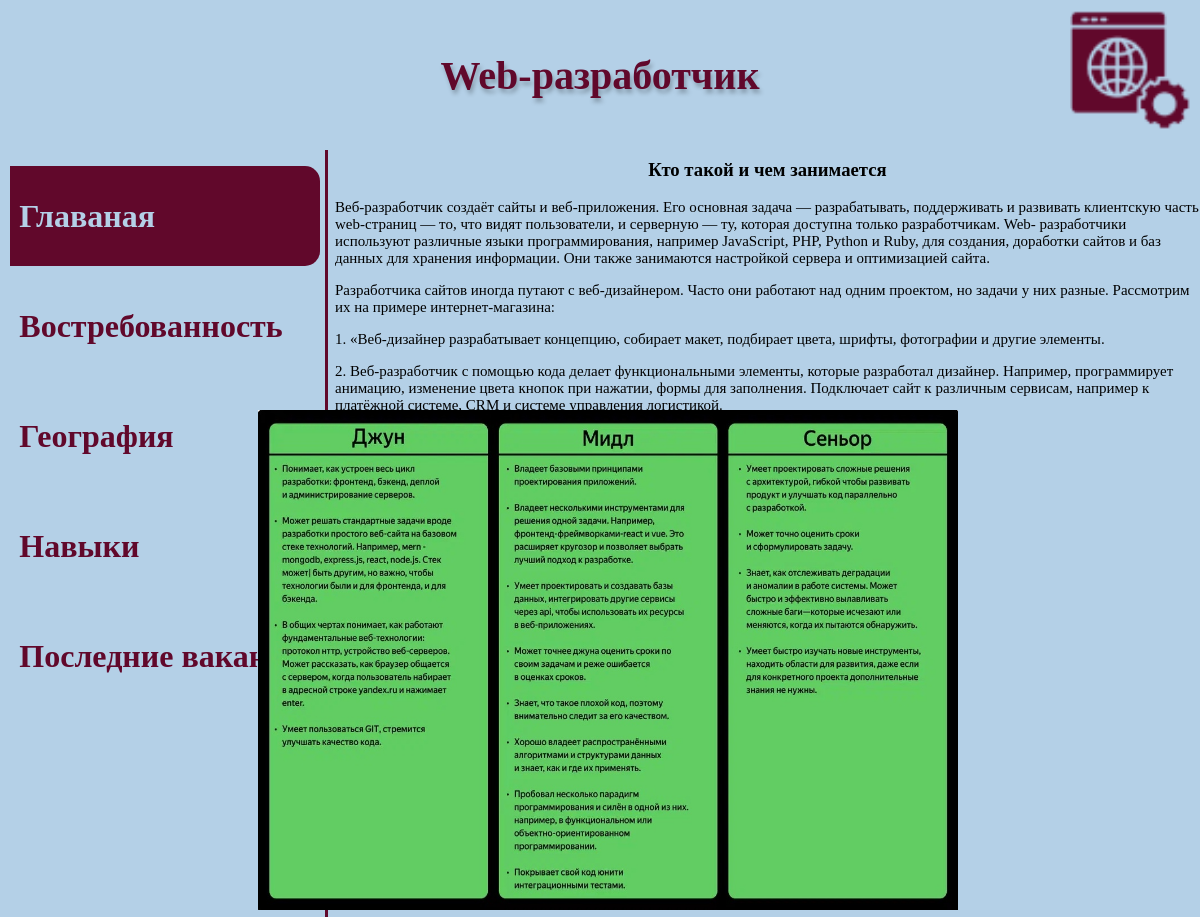
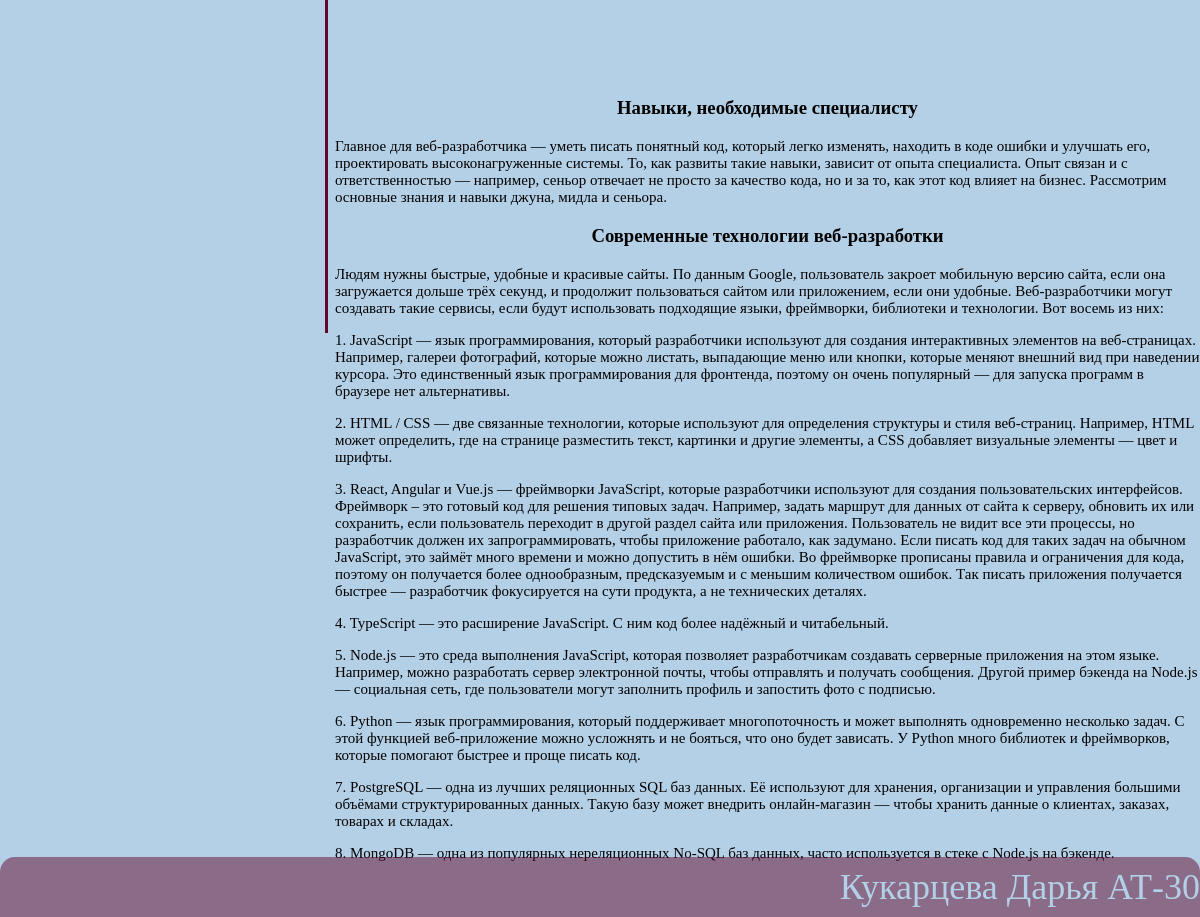
The page / on the database its author committed (2 pictures, top to bottom).
### web/models.py (models this page shows)
class Navigation(models.Model):
    role_name = models.TextField(blank=False, verbose_name='Роль', max_length=25)
    business_logo = models.ImageField(upload_to='images_secret/%Y/%m/%d', blank=False, verbose_name='Логотип компании')
    first_item = models.TextField(blank=False, verbose_name='Первый элемент', max_length=25)
    second_item = models.TextField(blank=False, verbose_name='Второй элемент', max_length=25)
    third_item = models.TextField(blank=False, verbose_name='Третий элемент', max_length=25)
    fourth_item = models.TextField(blank=False, verbose_name='Четвертый элемент', max_length=25)
    fifth_item = models.TextField(blank=False, verbose_name='Пятый элемент', max_length=25)
    creator = models.TextField(blank=False, verbose_name='Создатель', max_length=50)
    class Meta:
        db_table = 'navigation'

class MainPage(models.Model):
    role_description = models.TextField(blank=True, verbose_name='Описание роли')
    role_photo = models.ImageField(upload_to='images_secret/%Y/%m/%d', blank=False, verbose_name='Фотография роли')
    class Meta:
        db_table = 'main_page'

### web/views.py (the view)
# urls.py: path('', home_page, name='main'),
def home_page(request):
    page_renderer = PageRenderer(request)
    return page_renderer.render_home_page()

### web/views.py (called while the page is built)
    def render_page(self, template_name):
        return render(self.request, template_name, self.context)

    def render_home_page(self):
        self.context['context'] = MainPage.objects.all()
        return self.render_page('HomePage.html')

### templates/HomePage.html (shortened to what this page needs)
{% load static %}
<!DOCTYPE html>
<html lang="ru">
<head>
    <link rel="stylesheet" href="{% static "css/styles.css" %}">
</head>
<body>
<header>
    <div class="name">
        {% for nav in navigation %}
            <p style="margin-top: 50px">Web-разработчик</p>
            <img class="logo" src="{% static 'images/logotip.png' %}">
            </div>
            </header>
            <main>
            <div class="body" style="height: 1700px;">
            <div class="navigation">
                <nav>
                    <ul>
                        <li>
                            <div style="border-radius: 0px 15px 15px 0px; background: #61082B;"><a
                                    style="color: #B4D0E7 !important;" href="/">{{ nav.first_item }}</a></div>
                        </li>
                        <li>
                            <div><a href={% url 'relevance' %}>{{ nav.second_item }}</a></div>
                        </li>
                        <li>
                            <div><a href={% url 'location' %}>{{ nav.third_item }}</a></div>
                        </li>
                        <li>
                            <div><a href={% url 'abilities' %}>{{ nav.fourth_item }}</a></div>
                        </li>
                        <li>
                            <div><a href={% url 'hh' %}>{{ nav.fifth_item }}</a></div>
                        </li>
                    </ul>
                </nav>
            </div>
        {% endfor %}
        <div class="home_text">
            {% for context in context %}
                {{ context.role_description|safe }}
                <div class="empty"></div>
                <img class="home_img" src="{{ context.role_photo.url }}"/>
            {% endfor %}
        </div>
        </div>
        </main>
<footer>
    {% for nav in navigation %}
        <p>{{ nav.creator }}</p>
    {% endfor %}
</footer>
</body>
</html>

### static/css/styles.css (style rules this page uses)
html, body { padding: 0; margin: 0; background: #B4D0E7; }
header { position: absolute; width: 100%; height: 150px; z-index: 2; }
footer { position: fixed; width: 100%; height: 60px; left: 0px; bottom: 0; border-radius: 15px 15px 0px 0px; background: rgba(97, 8, 43, 0.50); display: flex; align-items: center; justify-content: flex-end; }
footer p { color: #B4D0E7; font-family: "Raleway"; font-size: 36px; font-style: normal; font-weight: 200; line-height: normal; }
a { color: #F64C72 !important; text-decoration: none }
.logo { width: 120px; height: 120px; position: absolute; right: 10px; top: 10px }
.name { align-self: center; width: 100%; height: 60px; left: 550px; top: 35px; font-family: 'Raleway'; font-style: normal; font-weight: 700; font-size: 40px; line-height: 51px; text-align: center; justify-content: center; color: #61082B; text-shadow: 2px 4px 4px rgba(0, 0, 0, 0.25); }
.navigation { justify-content: center; align-items: center; position: absolute; width: 325px; height: 60%; left: 0px; top: 150px; border-right: 3px solid #61082B; }
.navigation ul { text-align: left; list-style: none; padding-top: 0%; }
.navigation li { margin: 10px -30px; font-family: "Raleway"; font-size: 32px; font-weight: bold; }
.navigation li div { width: 310px; height: 100px; display: flex; align-items: center; }
.navigation li a { color: #61082B !important; margin-left: 3%; }
.home_text { position: absolute; left: 335px; top: 140px; }
.home_text p { font-size: 15px; font-family: 'Raleway'; color: #000; text-wrap: normal; }
.home_text h3 { text-align: center; font-family: 'Raleway'; color: #000; }
.home_img { position:absolute; width: 700px; height: 500px; right: 28%; top: 270px; }
.empty { height: 40px; }

### rows shown on the page
Navigation: first_item "Главаная", second_item "Востребованность", third_item "География", fourth_item "Навыки", fifth_item "Последние вакансии", creator "Кукарцева Дарья АТ-30"
MainPage: role_description "Кто такой и чем занимается Веб-разработчик создаёт сайты и веб-приложения. Его основная задача — разрабатывать, поддерживать и развивать клиентскую часть web-страниц — то, что видят пользователи, и серверную — ту, которая доступна только разработчикам. Web- разработчики используют различные языки программирования, например JavaScript, PHP, Python и Ruby, для создания, доработки сайтов и баз данных для хранения информации. Они также занимаются настройкой сервера и оптимизацией сайта. Разработчика сайтов иногда путают с веб-дизайнером. Часто они работают над одним проектом, но задачи у них разные. Рассмотрим их на примере интернет-магазина: 1. «Веб-дизайнер разрабатывает концепцию, собирает…", role_photo (picture)
